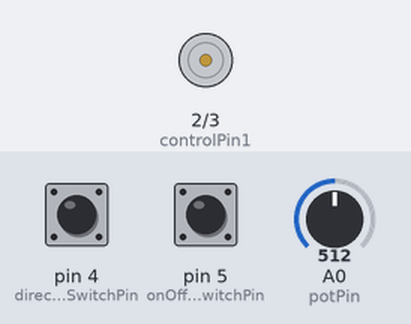
This sketch was run on a simulated Arduino Uno, built with avr-gcc and run on an emulated ATmega328P. On the bench: motor-driver pin pairs drawn as motors (green arrow = first pin HIGH = forward, orange = second pin HIGH = backward, longer = more drive, scaled by the enable pin). The inputs (shaded band) are chosen by the test bench; at power-on: pin 4 (directionSwitchPin) LOW, pin 5 (onOffSwitchStateSwitchPin) LOW, A0 (potPin) = 512.

Above: at 1.2 s.
1.3 s: pin 4 (directionSwitchPin) pulled HIGH for 0.15 s
2.9 s: pin 5 (onOffSwitchStateSwitchPin) pulled HIGH for 0.15 s
At 3.9 s:
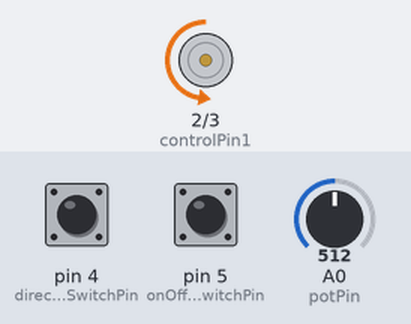
4.5 s: A0 (potPin) set to 716
At 5.1 s:
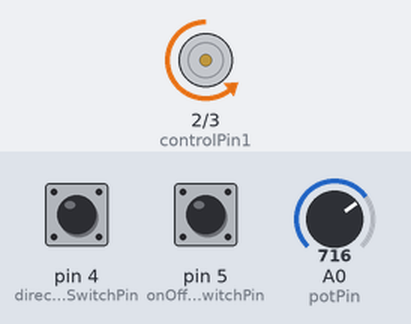
6.0 s: A0 (potPin) set to 900
At 7.2 s:
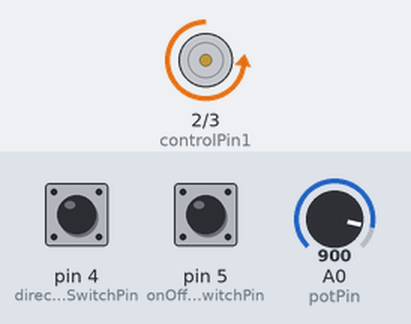
7.5 s: pin 4 (directionSwitchPin) pulled HIGH for 1 s
At 8.6 s:
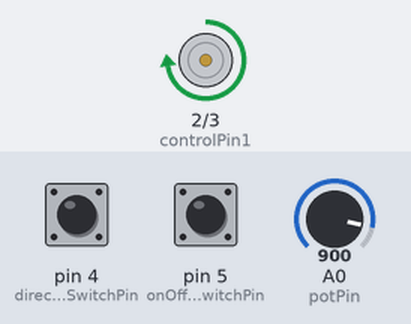
10.0 s: A0 (potPin) set to 511
At 10.5 s:
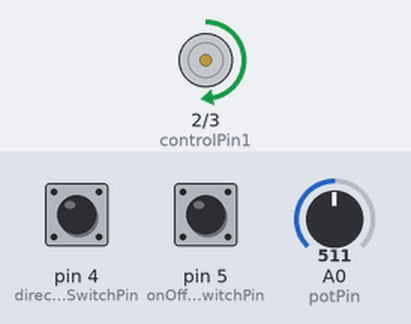
Timing chart, 0 to 12.5 s (numbered marks = the images above; inputs shaded):
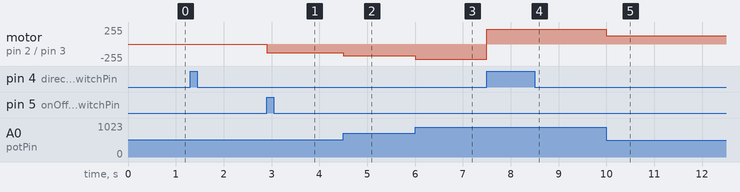

The sketch:

zoetrope.ino
```cpp
/**
 * Create moving images in forward and reverse with arduino
 * when you connect a motor to an H-bridge and some still images.
 */

const int controlPin1 = 2;
const int controlPin2 = 3;
const int enablePin = 9;
const int directionSwitchPin = 4;
const int onOffSwitchStateSwitchPin = 5;
const int potPin = A0;

int onOffSwitchState = 0;
int previousOnOffSwitchState = 0;
int directionSwitchState = 0;
int previousDirectionSwitchState = 0;

int motorEnabled = 0;
int motorSpeed = 0;
int motorDirection = 1;

void setup() {
  pinMode(directionSwitchPin, INPUT);
  pinMode(onOffSwitchStateSwitchPin, INPUT);
  pinMode(controlPin1, OUTPUT);
  pinMode(controlPin2, OUTPUT);
  pinMode(enablePin, OUTPUT);

  digitalWrite(enablePin, LOW);
}

void loop() {
  onOffSwitchState = digitalRead(onOffSwitchStateSwitchPin);
  delay(1);
  directionSwitchState = digitalRead(directionSwitchPin);
  motorSpeed = analogRead(potPin)/4;

  checkMotorEnabledChange();

  checkMotorDirectionChange();

  setMotorDirection();

  turnTheMotor();

  previousDirectionSwitchState = directionSwitchState;
  previousOnOffSwitchState = onOffSwitchState;
}

/**
 * Check to see if on/off sensor has changed
 */
void checkMotorEnabledChange() {
  if( onOffSwitchState != previousOnOffSwitchState ) {
    if( onOffSwitchState == HIGH ) {
      motorEnabled = !motorEnabled;
    }
  }
}

/**
 * Check to see if the direction has changed
 */
void checkMotorDirectionChange() {
  if( directionSwitchState != previousDirectionSwitchState ) {
    if( directionSwitchState == HIGH ) {
      motorDirection = !motorDirection;
    }
  }
}

/**
 * Change the pins to turn the motor in the proper direction
 */
 void setMotorDirection() {
  if( motorDirection == 1 ) {
    digitalWrite(controlPin1, HIGH);
    digitalWrite(controlPin2, LOW);
  } else {
    digitalWrite(controlPin1, LOW);
    digitalWrite(controlPin2, HIGH);
  }
 }

/**
 * PWM the motor if it is enabled
 */
 void turnTheMotor() {
  if( motorEnabled == 1 ) {
    analogWrite(enablePin, motorSpeed);
  } else {
    analogWrite(enablePin, 0);
  }
 }
```

Measured:
- after the input at 2.9 s, motor on pin 2 (controlPin1) / pin 3 (controlPin2): stopped → backward 128/255 at once
- after the input at 4.5 s, motor on pin 2 (controlPin1) / pin 3 (controlPin2): backward 128/255 → backward 179/255 at once
- after the input at 6.0 s, motor on pin 2 (controlPin1) / pin 3 (controlPin2): backward 179/255 → backward 225/255 at once
- after the input at 7.5 s, motor on pin 2 (controlPin1) / pin 3 (controlPin2): backward 225/255 → forward 225/255 at once
- after the input at 10.0 s, motor on pin 2 (controlPin1) / pin 3 (controlPin2): forward 225/255 → forward 127/255 at once
